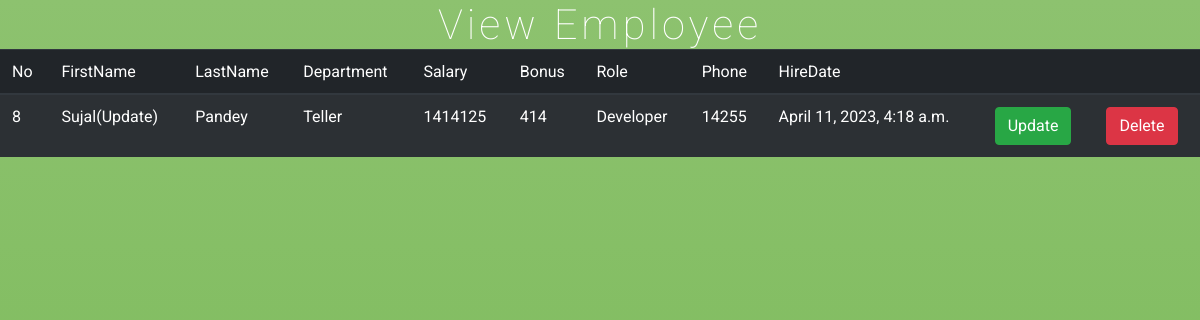
Page /read/ on the earlier database version.
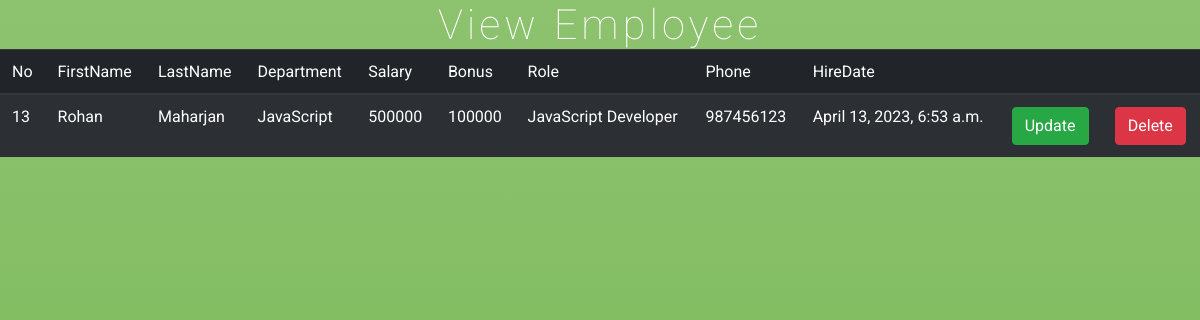
Same page on the later database version.
### EmployeeApp/models.py (models this page shows, shortened)
class Employee(models.Model):
  first_name = models.CharField(max_length=100,null=False)
  last_name = models.CharField(max_length=100)
  dept = models.ForeignKey(Department,on_delete=models.CASCADE)
  salary = models.IntegerField(default=0)
  bonus = models.IntegerField(default=0)
  Role = models.ForeignKey(Role,on_delete=models.CASCADE)
  phone = models.IntegerField(default=0)
  hire_date = models.DateTimeField(default=timezone.now)

class Department(models.Model):
  name = models.CharField(max_length=100,null=False)
  location = models.CharField(max_length=100)
  def __str__(self):
    return self.name

class Role(models.Model):
  name = models.CharField(max_length=100,null=False)
  def __str__(self):
    return self.name

### EmployeeApp/views.py (the view)
# urls.py: path("read/", views.readEmployee,name='viewEmployee'),
def readEmployee(request):
  read = Employee.objects.all()
  context ={'read':read}
  return render(request,'EmployeeApp/read.html',context)

### EmployeeApp/templates/EmployeeApp/read.html
{% extends 'main.html' %} {% block content %}
<h1>View Employee</h1>
<table class="table table-striped table-dark">
	<thead>
		<tr>
			<th>No</th>
			<th scope="col">FirstName</th>
			<th scope="col">LastName</th>
			<th scope="col">Department</th>
			<th scope="col">Salary</th>
			<th scope="col">Bonus</th>
			<th scope="col">Role</th>
			<th scope="col">Phone</th>
			<th scope="col">HireDate</th>
			<th></th>
			<th></th>
		</tr>
	</thead>
	<tbody>
		{% for i in read %}
		<tr>
			<td>{{i.id}}</td>
			<td>{{i.first_name}}</td>
			<td>{{i.last_name}}</td>
			<td>{{i.dept}}</td>
			<td>{{i.salary}}</td>
			<td>{{i.bonus}}</td>
			<td>{{i.Role}}</td>
			<td>{{i.phone}}</td>
			<td>{{i.hire_date}}</td>
			<td>
				<a href="{% url 'updateEmployee' i.id %}">
					<button type="button" class="btn btn-success">Update</button>
				</a>
			</td>
			<td>
				<a class="check" href="{% url 'deleteEmployee' i.id %}">
					<button type="button" class="btn btn-danger">Delete</button>
				</a>
			</td>
		</tr>
		{% endfor %}
	</tbody>
</table>
{% endblock content %}

### templates/main.html (shortened to what this page needs)
{% load static %}
<!DOCTYPE html>
<html lang="en">
	<head>
		<link
			href="https://cdn.jsdelivr.net/npm/bootstrap@5.2.3/dist/css/bootstrap.min.css"
			rel="stylesheet"
		/>
		<link
			href="//maxcdn.bootstrapcdn.com/bootstrap/4.0.0/css/bootstrap.min.css"
			rel="stylesheet"
			id="bootstrap-css"
		/>
		<link
			rel="stylesheet"
			href="https://use.fontawesome.com/releases/v5.0.8/css/all.css"
		/>
		<link
			rel="stylesheet"
			href="https://cdn.jsdelivr.net/npm/bootstrap@4.0.0/dist/css/bootstrap.min.css"
		/>
		<link rel="stylesheet" type="text/css" href="{% static 'css/log.css' %}" />
		<link rel="stylesheet" type="text/css" href="{% static 'css/reg.css' %}" />
	</head>
	<body>
		{% block content %} {% endblock content %}
	</body>
</html>

### static/css/log.css (style rules this page uses)
body { background: #76b852; background: rgb(141, 194, 111); background: linear-gradient( 90deg, rgba(141, 194, 111, 1) 0%, rgba(118, 184, 82, 1) 50% ); font-family: 'Roboto', sans-serif; -webkit-font-smoothing: antialiased; -moz-osx-font-smoothing: grayscale; }

### static/css/reg.css (style rules this page uses)
html, body, div, span, applet, object, iframe, h1, h2, h3, h4, h5, h6, p, blockquote, pre, a, abbr, acronym, address, big, cite, code, del, dfn, em, img, ins, kbd, q, s, samp, small, strike, strong, sub, sup, tt, var, b, u, i, dl, dt, dd, ol, nav ul, nav li, fieldset, form, label, legend, table, caption, tbody, tfoot, thead, tr, th, td, article, aside, canvas, details, embed, figure, figcaption, footer, header, hgroup, menu, nav, output, ruby, section, summary, time, mark, audio, video { margin: 0; padding: 0; border: 0; font-size: 100%; font: inherit; vertical-align: baseline; }
table { border-collapse: collapse; border-spacing: 0; }
a { text-decoration: none; }
body { background: #76b852; background: -webkit-linear-gradient(to top, #76b852, #8dc26f); background: -moz-linear-gradient(to top, #76b852, #8dc26f); background: -o-linear-gradient(to top, #76b852, #8dc26f); background: linear-gradient(to top, #76b852, #8dc26f); background-size: cover; background-attachment: fixed; font-family: 'Roboto', sans-serif; }
h1 { font-size: 3em; text-align: center; color: #fff; font-weight: 100; text-transform: capitalize; letter-spacing: 4px; font-family: 'Roboto', sans-serif; }
@media (max-width: 1366px) { h1 { font-size: 2.6em; } }

Differences in the rows shown:
removed Employee: id "8", first_name "Sujal(Update)", last_name "Pandey", dept "Teller", salary "1414125", bonus "414", Role "Developer", phone "14255", hire_date "April 11, 2023, 4:18 a.m."
added Employee: id "13", first_name "Rohan", last_name "Maharjan", dept "JavaScript", salary "500000", bonus "100000", Role "JavaScript Developer", phone "987456123", hire_date "April 13, 2023, 6:53 a.m."
